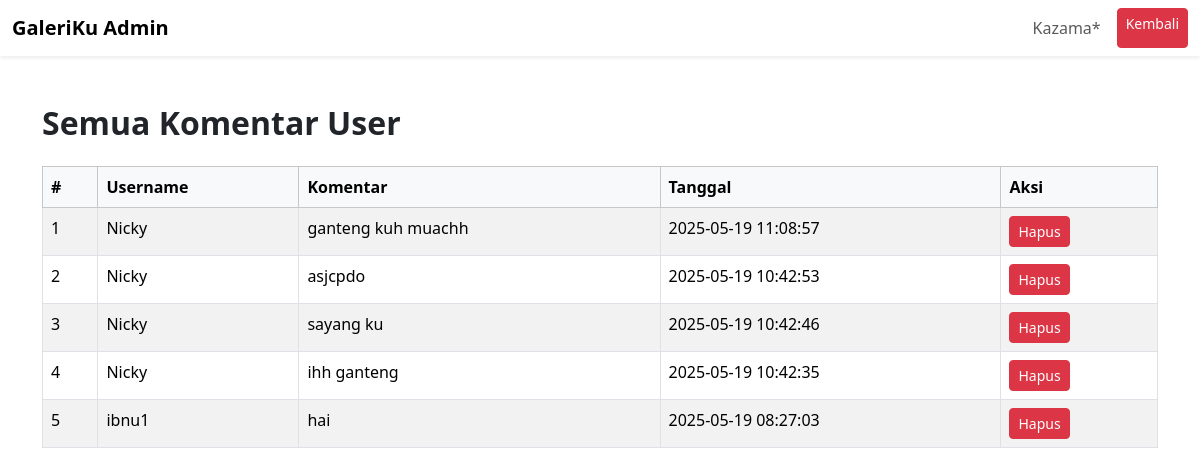
Screenshot of /admin/komentar_admin.php (signed in) with the database file from the repository.
### tables this page shows
CREATE TABLE `comments` (
  `id` int NOT NULL,
  `file_name` varchar(255) NOT NULL,
  `content` text NOT NULL,
  `user_id` int NOT NULL,
  `created_at` datetime NOT NULL DEFAULT CURRENT_TIMESTAMP
);

CREATE TABLE `users` (
  `user_id` int NOT NULL,
  `username` varchar(200) NOT NULL,
  `email` varchar(200) NOT NULL,
  `password` varchar(200) NOT NULL,
  `role` enum('user','admin') NOT NULL,
  `avatar` varchar(200) DEFAULT NULL
);

### admin/komentar_admin.php (the view, shortened to what this page needs)
<?php
include '../config/koneksi.php';
?>
<!DOCTYPE html>
<html lang="en">
<head>
  <link href="https://cdn.jsdelivr.net/npm/bootstrap@5.3.2/dist/css/bootstrap.min.css" rel="stylesheet">
</head>
<body>
<nav class="navbar navbar-expand-lg navbar-light bg-white shadow-sm">
  <div class="container-fluid">
    <a class="navbar-brand fw-bold" href="#">GaleriKu Admin</a>
    <div class="d-flex">
      <span class="navbar-text me-3">
        <?php echo htmlspecialchars($_SESSION['username']); ?>
      </span>
      <a href="admin_dashboard.php" class="btn btn-danger btn-sm">Kembali</a>
    </div>
  </div>
</nav>
<div class="container mt-5">
  <h2 class="fw-bold mb-4">Semua Komentar User</h2>
  <div class="table-responsive">
    <table class="table table-bordered table-striped">
      <thead class="table-light">
        <tr>
          <th>#</th>
          <th>Username</th>
          <th>Komentar</th>
          <th>Tanggal</th>
          <th>Aksi</th>
        </tr>
      </thead>
      <tbody>
        <?php
      $query = "SELECT comments.id, comments.content, comments.created_at, users.username FROM comments  JOIN users ON comments.user_id = users.user_id  ORDER BY comments.created_at DESC";
        $result = mysqli_query($con, $query);
        $no = 1;
        while ($row = mysqli_fetch_assoc($result)) {
            echo "<tr>";
            echo "<td>" . $no++ . "</td>";
            echo "<td>" . htmlspecialchars($row['username']) . "</td>";
            echo "<td>" . htmlspecialchars($row['content']) . "</td>";
            echo "<td>" . $row['created_at'] . "</td>";
            echo "<td>
         <a href='hapus_komentar.php?id=" . urlencode($row['id']) . "' class='btn btn-danger btn-sm' onclick=\"return confirm('Yakin ingin menghapus komentar ini?');\">Hapus</a>
                  </td>";
            echo "</tr>";
        }
        ?>
      </tbody>
    </table>
  </div>
</div>
</body>
</html>

### rows the page displays
comments: user.username "Nicky", content "ganteng kuh muachh", created_at "2025-05-19 11:08:57"
comments: user.username "Nicky", content "asjcpdo", created_at "2025-05-19 10:42:53"
comments: user.username "Nicky", content "sayang ku", created_at "2025-05-19 10:42:46"
comments: user.username "Nicky", content "ihh ganteng", created_at "2025-05-19 10:42:35"
comments: user.username "ibnu1", content "hai", created_at "2025-05-19 08:27:03"

### other values shown
$_SESSION['username'] "Kazama*"
